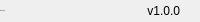
              <widget class="QFrame" name="bottomBar">
               <property name="minimumSize">
                <size>
                 <width>0</width>
                 <height>22</height>
                </size>
               </property>
               <property name="maximumSize">
                <size>
                 <width>16777215</width>
                 <height>22</height>
                </size>
               </property>
               <property name="frameShape">
                <enum>QFrame::NoFrame</enum>
               </property>
               <property name="frameShadow">
                <enum>QFrame::Raised</enum>
               </property>
               <layout class="QHBoxLayout" name="horizontalLayout_5">
                <property name="spacing">
                 <number>0</number>
                </property>
                <property name="leftMargin">
                 <number>0</number>
                </property>
                <property name="topMargin">
                 <number>0</number>
                </property>
                <property name="rightMargin">
                 <number>0</number>
                </property>
                <property name="bottomMargin">
                 <number>0</number>
                </property>
                <item>
                 <widget class="QLabel" name="creditsLabel">
                  <property name="maximumSize">
                   <size>
                    <width>16777215</width>
                    <height>16</height>
                   </size>
                  </property>
                  <property name="font">
                   <font>
                    <family>Segoe UI</family>
                    <pointsize>-1</pointsize>
                    <italic>false</italic>
                    <bold>false</bold>
                   </font>
                  </property>
                  <property name="text">
                   <string>By:FANFAN</string>
                  </property>
                  <property name="alignment">
                   <set>Qt::AlignLeading|Qt::AlignLeft|Qt::AlignVCenter</set>
                  </property>
                 </widget>
                </item>
                <item>
                 <widget class="QLabel" name="version">
                  <property name="text">
                   <string>v1.0.0</string>
                  </property>
                  <property name="alignment">
                   <set>Qt::AlignRight|Qt::AlignTrailing|Qt::AlignVCenter</set>
                  </property>
                 </widget>
                </item>
                <item>
                 <widget class="QFrame" name="frame_size_grip">
                  <property name="minimumSize">
                   <size>
                    <width>20</width>
                    <height>0</height>
                   </size>
                  </property>
                  <property name="maximumSize">
                   <size>
                    <width>20</width>
                    <height>16777215</height>
                   </size>
                  </property>
                  <property name="frameShape">
                   <enum>QFrame::NoFrame</enum>
                  </property>
                  <property name="frameShadow">
                   <enum>QFrame::Raised</enum>
                  </property>
                 </widget>
                </item>
               </layout>
              </widget>
